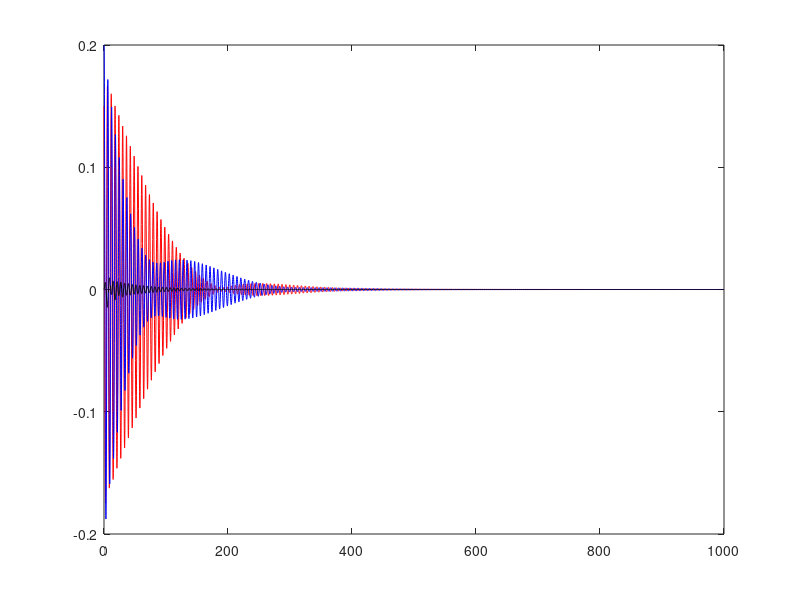

This chart was generated by the following MATLAB code:
function clocks
% Set the clock parameters
Phi = 0.1;
gamma = 0.01;
c = 1;
e = 0.05;
% Set the platform parameters
Gamma = 0.1;
omega = 0.5;
mu = 0.02;
% Define the matrix
A = [0 1 0 0 0 0;
    -1 -2*gamma 0 0 0 0;
    0 0 0 1 0 0;
    0 0 -1/(1-2*mu) -2*gamma/(1-2*mu) 2*omega^2/(1-2*mu) 4*Gamma/(1-2*mu);
    0 0 0 0 0 1;
    0 0 mu/(1-2*mu) 2*mu*gamma/(1-2*mu) -omega^2/(1-2*mu) -2*Gamma/(1-2*mu)];
% Define the initial conditions (using original variables)
angle1 = 0.15;
velangle1 = -0.1;
angle2 = 0.2;
velangle2 = 0;
y = 0;
ydot = 0;
% Convert to the sum and difference
delta = angle1 - angle2;
deltadot = velangle1 - velangle2;
sigma = angle1 + angle2;
sigmadot = velangle1 + velangle2;
% pack them into an appropriate vector
init = [delta;deltadot;sigma;sigmadot;y;ydot];
% Define the start and end times
Tstart=0;
Tend=1000;
% Define the events function
options = odeset('Events',@escapement);
% Set the figure window
clf
while Tstart < Tend
    % Solve the ODEs until there is an event
    [t,vars,te,ye,ie]=ode45(@clockodes,[Tstart Tend],init,options);
    % Get the angles and velocities
    angle1 = (vars(:,1)+vars(:,3))/2;
    angle2 = (vars(:,3)-vars(:,1))/2;
    velangle1 = (vars(:,2)+vars(:,4))/2;
    velangle2 = (vars(:,4)-vars(:,2))/2;
    plot(t,angle1,'r'), hold on
    plot(t,angle2,'b')
    plot(t,vars(:,5),'k')
    % Update the initial conditions
    init = vars(end,:)';
    % Get the angle velocities
    anglevel1 = (init(2)+init(4))/2;
    anglevel2 = (init(4)-init(2))/2;
    % Determine how many events
    numevs = length(ie);
    % Engage the kick
%     for j = 1:numevs
%         state = ie(j);
%         if state==1
%             anglevel1 = -(1-c)*anglevel1 - e;
%         end
%         if state==3
%             anglevel1 = -(1-c)*anglevel1 + e;
%         end
%         if state==2
%             anglevel2 = -(1-c)*anglevel2 - e;
%         end
%         if state==4
%             anglevel2 = -(1-c)*anglevel2 + e;
%         end
%     end
%     % update the sum and difference
%     init(2) = anglevel1-anglevel2;
%     init(4) = anglevel1+anglevel2;
%     % Update the start time
    Tstart = t(end);
end
eig(A)

    function derivs = clockodes(t,vars)
        derivs = A*vars;
    end

    function[value,isterminal,direction]=escapement(t,vars)
        value = [(vars(1)+vars(3))/2-Phi; (vars(3)-vars(1))/2-Phi;
            (vars(1)+vars(3))/2+Phi; (vars(3)-vars(1))/2+Phi];
        isterminal = [1;1;1;1];
        direction = [1;1;-1;-1];
    end
end